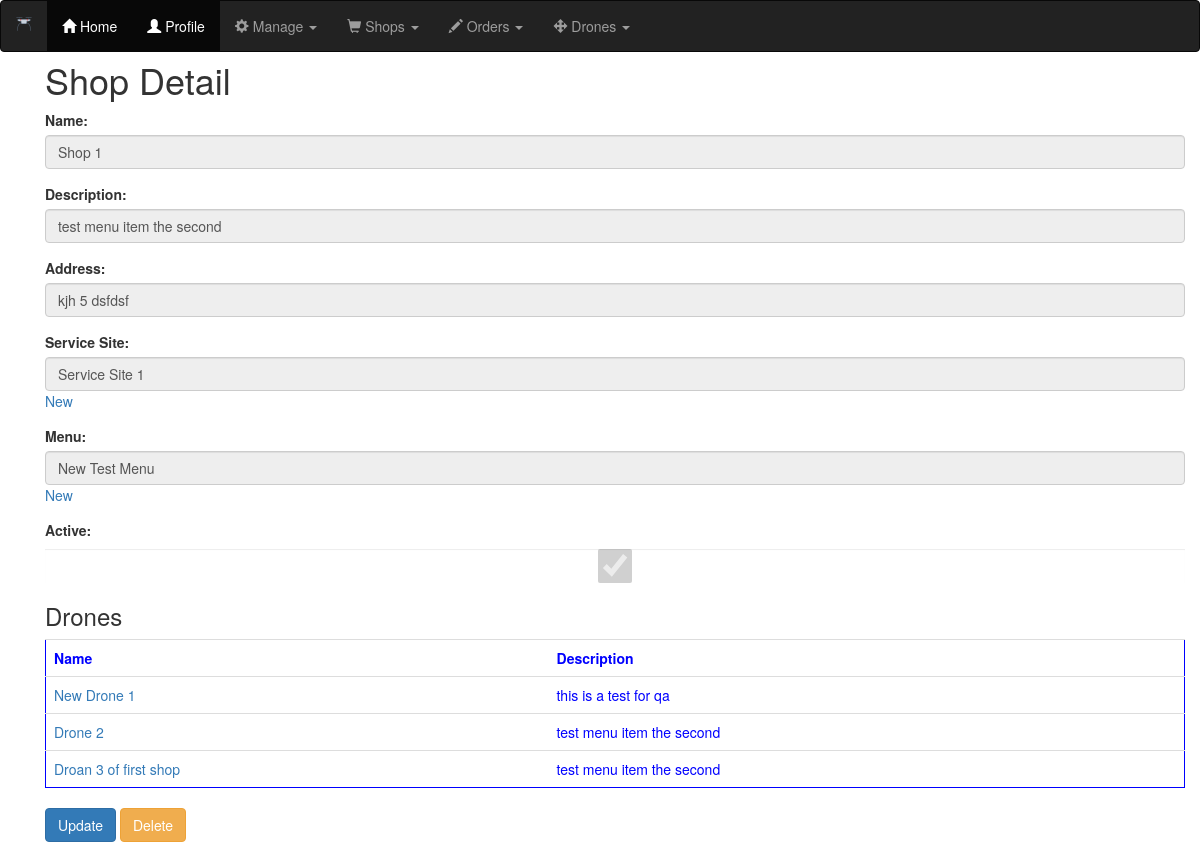
The app's page /shops/shop/2 with its own data.
### shops/models.py (models this page shows, shortened)
class Shop(models.Model):
    name = models.CharField(max_length=25)
    description = models.CharField(blank=True, max_length=50)
    address = models.CharField(max_length=50)
    active = models.BooleanField(blank=False,default=False)
    service_site = models.ForeignKey(ServiceSite,related_name='Shops',null=True,on_delete=models.DO_NOTHING)
    menu = models.ForeignKey(Menu,related_name='menu',null=True,on_delete=models.DO_NOTHING)

class ServiceSite(models.Model): #Locations where there is a drone service
    name = models.CharField(max_length=20,blank=False)
    description = models.CharField(max_length=50, blank=True)
    lat = models.FloatField(null=True)
    long = models.FloatField(null=True)
    radius = models.IntegerField(default=10)

class Menu(models.Model):
    name = models.CharField(max_length=25)
    description = models.CharField(max_length=50)
    items = models.ManyToManyField(MenuItem)

### drones/models.py (models this page shows, shortened)
class Drone(models.Model):
    name = models.CharField(max_length=25)
    description = models.CharField(max_length=50)
    drone_type = models.ForeignKey(DroneType,related_name="drone_type",on_delete=models.DO_NOTHING)
    shop = models.ForeignKey(Shop,related_name="shop",on_delete=models.DO_NOTHING,null=True)

### shops/views.py (the view)
# urls.py: path('shop/<int:id>',ShopDetailView.as_view(),name='shop_detail'),
class ShopDetailView(DetailView):
    template_name = 'shops/shop_detail.html'
    model=Shop
    context_object_name = 'shop'
    def get_object(self):
        id_ = self.kwargs.get("id")
        return get_object_or_404(Shop,id=id_)
    def get(self, request, **kwargs):
        self.object = self.get_object()
        context = self.get_context_data(object=self.object)
        shopid = self.object.id
        drones = Drone.objects.filter(shop_id = shopid)
        context['drones'] = drones
        return self.render_to_response(context)

### shops/templates/shops/shop_detail.html (shortened to what this page needs)
<!DOCTYPE html>
{% extends "base.html" %}
{% load crispy_forms_tags %}
{% block content %}
<div class="container">
  <br><br>
  <h1>Shop Detail</h1>
  <form method="POST">
    <div class="form-group">
        <label for="name">Name:</label>
        <input type="text" class="form-control" id="name" value='{{ shop.name }}' disabled>
    </div>
    <div class="form-group">
        <label for="description">Description:</label>
        <input type="text" class="form-control" id="description" value="{{ shop.description }}" disabled>
    </div>
    <div class="form-group">
        <label for="address">Address:</label>
        <input type="text" class="form-control" id="address" value="{{ shop.address }}" disabled>
    </div>
    <div class="form-group">
        <label for="service_site">Service Site:</label>
        <input type="text" class="form-control" id="service_site" value="{{ shop.service_site.name }}" disabled> <a href="{% url 'shops:service_site_create' %}">New</a>
    </div>
    <div class="form-group">
        <label for="menu">Menu:</label>
        <input type="text" class="form-control" id="menu" value="{{ shop.menu.name }}" disabled><a href="{% url 'shops:menu_create' %}">New</a>
    </div>
    <div class="form-group">
        <label for="active">Active:</label>
        {% if  shop.active  %}
          <input type="checkbox" class="form-control" id="active" checked disabled>
        {% else %}
          <input type="checkbox" class="form-control" id="active" disabled>
        {% endif %}
    </div>
    <h3>Drones</h3>
    <table class="table" style="border-style: solid; border-width:thin; border-color:blue; color:blue;" >
      <tr>
        <th>Name</th>
        <th>Description</th>
      </tr>
      {% for drone in drones.all %}
        <tr><td><a href="{% url 'drones:drone_detail' drone.id %}">{{drone.name}}</a></td><td>{{drone.description}}</td></tr>
      {% endfor %}
  </table>
    <a href="{% url 'shops:shop_update' shop.id %}"><button type="button" class="btn btn-primary">Update</button></a>
    <a href="{% url 'shops:shop_delete' shop.id %}"><button type="button" class="btn btn-warning">Delete</button></a>
  </form>
</div>
{% endblock %}

### static/css/styles.css (style rules this page uses)
td { padding: 1em; }

### records on screen
Shop: name "Shop 1", description "test menu item the second", address "kjh 5 dsfdsf", service_site.name "Service Site 1", menu.name "New Test Menu"
Drone: name "New Drone 1", description "this is a test for qa"
Drone: name "Drone 2", description "test menu item the second"
Drone: name "Droan 3 of first shop", description "test menu item the second"
